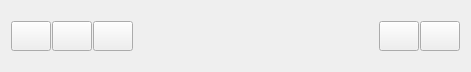
<?xml version="1.0" encoding="UTF-8"?>
<ui version="4.0">
 <class>Form</class>
 <widget class="QWidget" name="Form">
  <property name="geometry">
   <rect>
    <x>0</x>
    <y>0</y>
    <width>471</width>
    <height>72</height>
   </rect>
  </property>
  <property name="mouseTracking">
   <bool>true</bool>
  </property>
  <property name="windowTitle">
   <string>Form</string>
  </property>
  <layout class="QGridLayout" name="gridLayout">
   <item row="0" column="0">
    <layout class="QVBoxLayout" name="verticalLayout">
     <item>
      <layout class="QHBoxLayout" name="horizontalLayout">
       <property name="spacing">
        <number>1</number>
       </property>
       <item>
        <widget class="QPushButton" name="pushButtonSettings">
         <property name="minimumSize">
          <size>
           <width>30</width>
           <height>30</height>
          </size>
         </property>
         <property name="font">
          <font>
           <kerning>false</kerning>
          </font>
         </property>
         <property name="mouseTracking">
          <bool>true</bool>
         </property>
         <property name="autoFillBackground">
          <bool>false</bool>
         </property>
         <property name="styleSheet">
          <string notr="true"/>
         </property>
         <property name="text">
          <string/>
         </property>
         <property name="icon">
          <iconset resource="qdesignResource.qrc">
           <normaloff>:/charticons/icons/Settings_48px.png</normaloff>:/charticons/icons/Settings_48px.png</iconset>
         </property>
         <property name="iconSize">
          <size>
           <width>32</width>
           <height>32</height>
          </size>
         </property>
         <property name="autoDefault">
          <bool>false</bool>
         </property>
         <property name="default">
          <bool>false</bool>
         </property>
         <property name="flat">
          <bool>false</bool>
         </property>
        </widget>
       </item>
       <item>
        <widget class="QPushButton" name="pushButtonExpand">
         <property name="minimumSize">
          <size>
           <width>30</width>
           <height>30</height>
          </size>
         </property>
         <property name="mouseTracking">
          <bool>true</bool>
         </property>
         <property name="text">
          <string/>
         </property>
         <property name="icon">
          <iconset resource="qdesignResource.qrc">
           <normaloff>:/charticons/icons/Expand_48px.png</normaloff>:/charticons/icons/Expand_48px.png</iconset>
         </property>
         <property name="iconSize">
          <size>
           <width>30</width>
           <height>30</height>
          </size>
         </property>
         <property name="flat">
          <bool>false</bool>
         </property>
        </widget>
       </item>
       <item>
        <widget class="QPushButton" name="pushButtonZoom">
         <property name="minimumSize">
          <size>
           <width>30</width>
           <height>30</height>
          </size>
         </property>
         <property name="mouseTracking">
          <bool>true</bool>
         </property>
         <property name="text">
          <string/>
         </property>
         <property name="icon">
          <iconset resource="qdesignResource.qrc">
           <normaloff>:/charticons/icons/Zoom In_48px.png</normaloff>:/charticons/icons/Zoom In_48px.png</iconset>
         </property>
         <property name="iconSize">
          <size>
           <width>30</width>
           <height>30</height>
          </size>
         </property>
         <property name="flat">
          <bool>false</bool>
         </property>
        </widget>
       </item>
       <item>
        <spacer name="horizontalSpacer">
         <property name="orientation">
          <enum>Qt::Horizontal</enum>
         </property>
         <property name="sizeHint" stdset="0">
          <size>
           <width>40</width>
           <height>20</height>
          </size>
         </property>
        </spacer>
       </item>
       <item>
        <widget class="QPushButton" name="pushButtonExportPNG">
         <property name="minimumSize">
          <size>
           <width>30</width>
           <height>30</height>
          </size>
         </property>
         <property name="mouseTracking">
          <bool>true</bool>
         </property>
         <property name="text">
          <string/>
         </property>
         <property name="icon">
          <iconset resource="qdesignResource.qrc">
           <normaloff>:/charticons/icons/PNG_48px.png</normaloff>:/charticons/icons/PNG_48px.png</iconset>
         </property>
         <property name="iconSize">
          <size>
           <width>30</width>
           <height>30</height>
          </size>
         </property>
         <property name="flat">
          <bool>false</bool>
         </property>
        </widget>
       </item>
       <item>
        <widget class="QPushButton" name="pushButtonExportCSV">
         <property name="minimumSize">
          <size>
           <width>30</width>
           <height>30</height>
          </size>
         </property>
         <property name="mouseTracking">
          <bool>true</bool>
         </property>
         <property name="text">
          <string/>
         </property>
         <property name="icon">
          <iconset resource="qdesignResource.qrc">
           <normaloff>:/charticons/icons/CSV_48px.png</normaloff>:/charticons/icons/CSV_48px.png</iconset>
         </property>
         <property name="iconSize">
          <size>
           <width>30</width>
           <height>30</height>
          </size>
         </property>
         <property name="flat">
          <bool>false</bool>
         </property>
        </widget>
       </item>
      </layout>
     </item>
    </layout>
   </item>
  </layout>
 </widget>
 <resources>
  <include location="qdesignResource.qrc"/>
 </resources>
 <connections/>
</ui>
